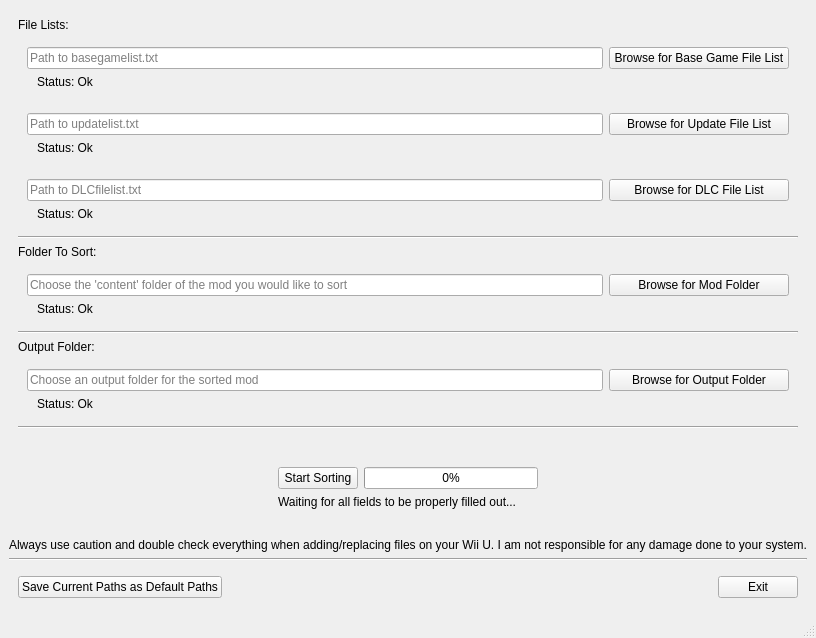
<?xml version="1.0" encoding="UTF-8"?>
<ui version="4.0">
 <class>MainWindow</class>
 <widget class="QMainWindow" name="MainWindow">
  <property name="geometry">
   <rect>
    <x>0</x>
    <y>0</y>
    <width>800</width>
    <height>638</height>
   </rect>
  </property>
  <property name="windowTitle">
   <string>BOTW WII U FTP Mod File Sorter- GUI Version 1.0</string>
  </property>
  <widget class="QWidget" name="centralwidget">
   <layout class="QVBoxLayout" name="verticalLayout">
    <item>
     <widget class="QWidget" name="pathSettingsContainer" native="true">
      <layout class="QVBoxLayout" name="verticalLayout_7">
       <item>
        <widget class="QLabel" name="label_3">
         <property name="text">
          <string>File Lists:</string>
         </property>
        </widget>
       </item>
       <item>
        <widget class="QWidget" name="widget" native="true">
         <layout class="QVBoxLayout" name="verticalLayout_2">
          <item>
           <widget class="QWidget" name="widget_2" native="true">
            <layout class="QHBoxLayout" name="horizontalLayout_2">
             <property name="leftMargin">
              <number>0</number>
             </property>
             <property name="topMargin">
              <number>0</number>
             </property>
             <property name="rightMargin">
              <number>0</number>
             </property>
             <property name="bottomMargin">
              <number>0</number>
             </property>
             <item>
              <widget class="QLineEdit" name="browseBaseGameList_LineEdit">
               <property name="placeholderText">
                <string>Path to basegamelist.txt</string>
               </property>
              </widget>
             </item>
             <item>
              <widget class="QPushButton" name="browseBaseGameList_Btn">
               <property name="minimumSize">
                <size>
                 <width>180</width>
                 <height>0</height>
                </size>
               </property>
               <property name="text">
                <string>Browse for Base Game File List</string>
               </property>
              </widget>
             </item>
            </layout>
           </widget>
          </item>
          <item>
           <widget class="QLabel" name="browseBaseGameList_Label">
            <property name="text">
             <string>Status: Ok</string>
            </property>
            <property name="indent">
             <number>10</number>
            </property>
           </widget>
          </item>
         </layout>
        </widget>
       </item>
       <item>
        <widget class="QWidget" name="widget_4" native="true">
         <layout class="QVBoxLayout" name="verticalLayout_3">
          <item>
           <widget class="QWidget" name="widget_5" native="true">
            <layout class="QHBoxLayout" name="horizontalLayout_3">
             <property name="leftMargin">
              <number>0</number>
             </property>
             <property name="topMargin">
              <number>0</number>
             </property>
             <property name="rightMargin">
              <number>0</number>
             </property>
             <property name="bottomMargin">
              <number>0</number>
             </property>
             <item>
              <widget class="QLineEdit" name="browseUpdateList_LineEdit">
               <property name="placeholderText">
                <string>Path to updatelist.txt</string>
               </property>
              </widget>
             </item>
             <item>
              <widget class="QPushButton" name="browseUpdateList_Btn">
               <property name="minimumSize">
                <size>
                 <width>180</width>
                 <height>0</height>
                </size>
               </property>
               <property name="text">
                <string>Browse for Update File List</string>
               </property>
              </widget>
             </item>
            </layout>
           </widget>
          </item>
          <item>
           <widget class="QLabel" name="browseUpdateList_Label">
            <property name="text">
             <string>Status: Ok</string>
            </property>
            <property name="indent">
             <number>10</number>
            </property>
           </widget>
          </item>
         </layout>
        </widget>
       </item>
       <item>
        <widget class="QWidget" name="widget_6" native="true">
         <layout class="QVBoxLayout" name="verticalLayout_4">
          <item>
           <widget class="QWidget" name="widget_7" native="true">
            <layout class="QHBoxLayout" name="horizontalLayout_4">
             <property name="leftMargin">
              <number>0</number>
             </property>
             <property name="topMargin">
              <number>0</number>
             </property>
             <property name="rightMargin">
              <number>0</number>
             </property>
             <property name="bottomMargin">
              <number>0</number>
             </property>
             <item>
              <widget class="QLineEdit" name="browseDLCList_LineEdit">
               <property name="placeholderText">
                <string>Path to DLCfilelist.txt</string>
               </property>
              </widget>
             </item>
             <item>
              <widget class="QPushButton" name="browseDLCList_Btn">
               <property name="minimumSize">
                <size>
                 <width>180</width>
                 <height>0</height>
                </size>
               </property>
               <property name="text">
                <string>Browse for DLC File List</string>
               </property>
              </widget>
             </item>
            </layout>
           </widget>
          </item>
          <item>
           <widget class="QLabel" name="browseDLCList_Label">
            <property name="text">
             <string>Status: Ok</string>
            </property>
            <property name="indent">
             <number>10</number>
            </property>
           </widget>
          </item>
         </layout>
        </widget>
       </item>
       <item>
        <widget class="Line" name="line">
         <property name="orientation">
          <enum>Qt::Horizontal</enum>
         </property>
        </widget>
       </item>
       <item>
        <widget class="QLabel" name="label_5">
         <property name="text">
          <string>Folder To Sort:</string>
         </property>
        </widget>
       </item>
       <item>
        <widget class="QWidget" name="widget_8" native="true">
         <layout class="QVBoxLayout" name="verticalLayout_5">
          <item>
           <widget class="QWidget" name="widget_9" native="true">
            <layout class="QHBoxLayout" name="horizontalLayout_5">
             <property name="leftMargin">
              <number>0</number>
             </property>
             <property name="topMargin">
              <number>0</number>
             </property>
             <property name="rightMargin">
              <number>0</number>
             </property>
             <property name="bottomMargin">
              <number>0</number>
             </property>
             <item>
              <widget class="QLineEdit" name="browseModFolder_LineEdit">
               <property name="placeholderText">
                <string>Choose the 'content' folder of the mod you would like to sort</string>
               </property>
              </widget>
             </item>
             <item>
              <widget class="QPushButton" name="browseModFolder_Btn">
               <property name="minimumSize">
                <size>
                 <width>180</width>
                 <height>0</height>
                </size>
               </property>
               <property name="text">
                <string>Browse for Mod Folder</string>
               </property>
              </widget>
             </item>
            </layout>
           </widget>
          </item>
          <item>
           <widget class="QLabel" name="browseModFolder_Label">
            <property name="text">
             <string>Status: Ok</string>
            </property>
            <property name="indent">
             <number>10</number>
            </property>
           </widget>
          </item>
         </layout>
        </widget>
       </item>
       <item>
        <widget class="Line" name="line_2">
         <property name="orientation">
          <enum>Qt::Horizontal</enum>
         </property>
        </widget>
       </item>
       <item>
        <widget class="QLabel" name="label_7">
         <property name="text">
          <string>Output Folder:</string>
         </property>
        </widget>
       </item>
       <item>
        <widget class="QWidget" name="widget_10" native="true">
         <layout class="QVBoxLayout" name="verticalLayout_6">
          <item>
           <widget class="QWidget" name="widget_11" native="true">
            <layout class="QHBoxLayout" name="horizontalLayout_6">
             <property name="leftMargin">
              <number>0</number>
             </property>
             <property name="topMargin">
              <number>0</number>
             </property>
             <property name="rightMargin">
              <number>0</number>
             </property>
             <property name="bottomMargin">
              <number>0</number>
             </property>
             <item>
              <widget class="QLineEdit" name="browseOutputFolder_LineEdit">
               <property name="placeholderText">
                <string>Choose an output folder for the sorted mod</string>
               </property>
              </widget>
             </item>
             <item>
              <widget class="QPushButton" name="browseOutputFolder_Btn">
               <property name="minimumSize">
                <size>
                 <width>180</width>
                 <height>0</height>
                </size>
               </property>
               <property name="text">
                <string>Browse for Output Folder</string>
               </property>
              </widget>
             </item>
            </layout>
           </widget>
          </item>
          <item>
           <widget class="QLabel" name="browseOutputFolder_Label">
            <property name="text">
             <string>Status: Ok</string>
            </property>
            <property name="indent">
             <number>10</number>
            </property>
           </widget>
          </item>
         </layout>
        </widget>
       </item>
       <item>
        <widget class="Line" name="line_3">
         <property name="orientation">
          <enum>Qt::Horizontal</enum>
         </property>
        </widget>
       </item>
      </layout>
     </widget>
    </item>
    <item>
     <spacer name="verticalSpacer_2">
      <property name="orientation">
       <enum>Qt::Vertical</enum>
      </property>
      <property name="sizeHint" stdset="0">
       <size>
        <width>20</width>
        <height>40</height>
       </size>
      </property>
     </spacer>
    </item>
    <item>
     <widget class="QWidget" name="widget_12" native="true">
      <layout class="QHBoxLayout" name="horizontalLayout_7">
       <item>
        <spacer name="horizontalSpacer_4">
         <property name="orientation">
          <enum>Qt::Horizontal</enum>
         </property>
         <property name="sizeHint" stdset="0">
          <size>
           <width>40</width>
           <height>20</height>
          </size>
         </property>
        </spacer>
       </item>
       <item>
        <widget class="QWidget" name="widget_14" native="true">
         <layout class="QVBoxLayout" name="verticalLayout_8">
          <property name="leftMargin">
           <number>0</number>
          </property>
          <property name="topMargin">
           <number>0</number>
          </property>
          <property name="rightMargin">
           <number>0</number>
          </property>
          <property name="bottomMargin">
           <number>0</number>
          </property>
          <item>
           <widget class="QWidget" name="widget_15" native="true">
            <layout class="QHBoxLayout" name="horizontalLayout_8">
             <property name="leftMargin">
              <number>0</number>
             </property>
             <property name="topMargin">
              <number>0</number>
             </property>
             <property name="rightMargin">
              <number>0</number>
             </property>
             <property name="bottomMargin">
              <number>0</number>
             </property>
             <item>
              <widget class="QPushButton" name="startSorting_Btn">
               <property name="text">
                <string>Start Sorting</string>
               </property>
              </widget>
             </item>
             <item>
              <widget class="QProgressBar" name="sorting_ProgressBar">
               <property name="value">
                <number>0</number>
               </property>
              </widget>
             </item>
            </layout>
           </widget>
          </item>
          <item>
           <widget class="QLabel" name="sortingProgress_Label">
            <property name="text">
             <string>Waiting for all fields to be properly filled out...</string>
            </property>
            <property name="alignment">
             <set>Qt::AlignLeading|Qt::AlignLeft|Qt::AlignVCenter</set>
            </property>
           </widget>
          </item>
         </layout>
        </widget>
       </item>
       <item>
        <spacer name="horizontalSpacer_3">
         <property name="orientation">
          <enum>Qt::Horizontal</enum>
         </property>
         <property name="sizeHint" stdset="0">
          <size>
           <width>40</width>
           <height>20</height>
          </size>
         </property>
        </spacer>
       </item>
      </layout>
     </widget>
    </item>
    <item>
     <spacer name="verticalSpacer">
      <property name="orientation">
       <enum>Qt::Vertical</enum>
      </property>
      <property name="sizeHint" stdset="0">
       <size>
        <width>20</width>
        <height>40</height>
       </size>
      </property>
     </spacer>
    </item>
    <item>
     <widget class="QLabel" name="label">
      <property name="text">
       <string>Always use caution and double check everything when adding/replacing files on your Wii U. I am not responsible for any damage done to your system.</string>
      </property>
      <property name="alignment">
       <set>Qt::AlignCenter</set>
      </property>
     </widget>
    </item>
    <item>
     <widget class="Line" name="line_4">
      <property name="orientation">
       <enum>Qt::Horizontal</enum>
      </property>
     </widget>
    </item>
    <item>
     <widget class="QWidget" name="widget_3" native="true">
      <layout class="QHBoxLayout" name="horizontalLayout">
       <item>
        <widget class="QPushButton" name="savePaths_Btn">
         <property name="text">
          <string>Save Current Paths as Default Paths</string>
         </property>
        </widget>
       </item>
       <item>
        <spacer name="horizontalSpacer">
         <property name="orientation">
          <enum>Qt::Horizontal</enum>
         </property>
         <property name="sizeHint" stdset="0">
          <size>
           <width>40</width>
           <height>20</height>
          </size>
         </property>
        </spacer>
       </item>
       <item>
        <widget class="QPushButton" name="exitApp_Btn">
         <property name="text">
          <string>Exit</string>
         </property>
        </widget>
       </item>
      </layout>
     </widget>
    </item>
   </layout>
  </widget>
  <widget class="QMenuBar" name="menubar">
   <property name="geometry">
    <rect>
     <x>0</x>
     <y>0</y>
     <width>800</width>
     <height>21</height>
    </rect>
   </property>
  </widget>
  <widget class="QStatusBar" name="statusbar"/>
 </widget>
 <resources/>
 <connections/>
</ui>
